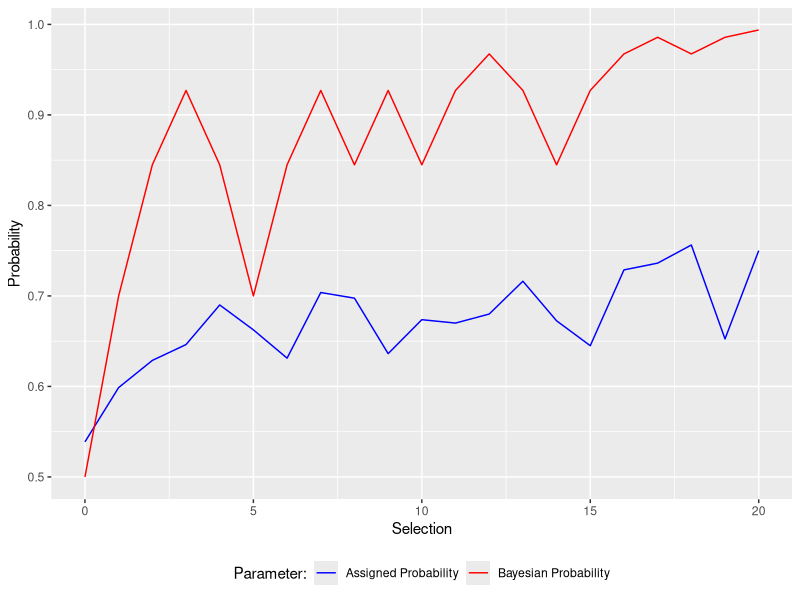

Here is the R script that generated this plot:
library(ggplot2)
Subject <- 1:8
Selection0 <- c(0.50,0.56,0.50,0.50,0.65,0.50,0.60,0.50)
Selection1 <- c(0.65,0.51,0.53,0.55,0.65,0.65,0.65,0.60)
Selection2 <- c(0.65,0.48,0.58,0.60,0.65,0.67,0.68,0.72)
Selection3 <- c(0.70,0.49,0.58,0.60,0.64,0.70,0.84,0.62)
Selection4 <- c(0.65,0.59,0.58,0.70,0.64,0.75,0.84,0.77)
Selection5 <- c(0.65,0.74,0.68,0.75,0.65,0.30,0.86,0.67)
Selection6 <- c(0.65,0.65,0.68,0.70,0.65,0.25,0.85,0.62)
Selection7 <- c(0.70,0.62,0.68,0.75,0.66,0.70,0.85,0.67)
Selection8 <- c(0.70,0.47,0.68,0.80,0.66,0.70,0.85,0.72)
Selection9 <- c(0.65,0.52,0.68,0.85,0.61,0.30,0.81,0.67)
Selection10 <- c(0.69,0.53,0.73,0.90,0.61,0.40,0.81,0.72)
Selection11 <- c(0.68,0.58,0.73,0.89,0.60,0.40,0.81,0.67)
Selection12 <- c(0.70,0.57,0.73,0.90,0.61,0.40,0.81,0.72)
Selection13 <- c(0.73,0.47,0.73,0.96,0.61,0.65,0.81,0.77)
Selection14 <- c(0.70,0.52,0.73,0.95,0.60,0.35,0.81,0.72)
Selection15 <- c(0.69,0.57,0.73,0.94,0.35,0.35,0.81,0.72)
Selection16 <- c(0.71,0.58,0.73,0.95,0.65,0.70,0.79,0.72)
Selection17 <- c(0.73,0.56,0.73,0.96,0.65,0.70,0.79,0.77)
Selection18 <- c(0.73,0.66,0.73,0.97,0.65,0.70,0.79,0.82)
Selection19 <- c(0.73,0.72,0.73,0.98,0.30,0.30,0.69,0.77)
Selection20 <- c(0.73,0.68,0.79,0.99,0.65,0.65,0.69,0.82)
myData <- data.frame(Subject, Selection0, Selection1, Selection2, Selection3, Selection4, Selection5, Selection6, Selection7, Selection8, Selection9, Selection10, Selection11, Selection12, Selection13, Selection14, Selection15, Selection16, Selection17, Selection18, Selection19, Selection20)
View(myData)
myData1 <- myData[2:22]
str(myData1)
summary(myData1)
View(myData1)
sel = colMeans(myData1)
Selection = 0:20
Probability = c(0.0, 0.05, 0.1, 0.15, 0.2, 0.25, 0.3, 0.35, 0.4, 0.45, 0.5, 0.55, 0.6, 0.65, 0.7, 0.75, 0.8, 0.85, 0.9, 0.95, 1.0)
selAvg = c(0.53875, 0.59875, 0.62875, 0.64625, 0.69000, 0.66250, 0.63125, 0.70375, 0.69750, 0.63625, 0.67375, 0.67000, 0.68000, 0.71625, 0.67250, 0.64500, 0.72875, 0.73625, 0.75625, 0.65250, 0.75000)
bProb = c(0.5, 0.7, 0.8448275862068966, 0.927027027027027, 0.8448275862068966, 0.7, 0.8448275862068966, 0.927027027027027, 0.8448275862068966, 0.927027027027027, 0.8448275862068966, 0.927027027027027, 0.967365028203062, 0.927027027027027, 0.8448275862068966, 0.927027027027027, 0.967365028203062, 0.9857478005865102, 0.967365028203062, 0.9857478005865102, 0.9938417611380492)
df <- data.frame(Selection, selAvg, bProb, Probability)
View(df)
p <- ggplot(df, aes(x=Selection, y=Probability,))
p <- p + geom_line(aes(y=selAvg, color = 'Assigned Probability'))
p <- p + geom_line(aes(y=bProb, color = 'Bayesian Probability'))
p <- p + scale_colour_manual(values = c("blue", "red"))
p <- p + labs(colour = "Parameter:")
p <- p + theme(legend.position="bottom")
p
